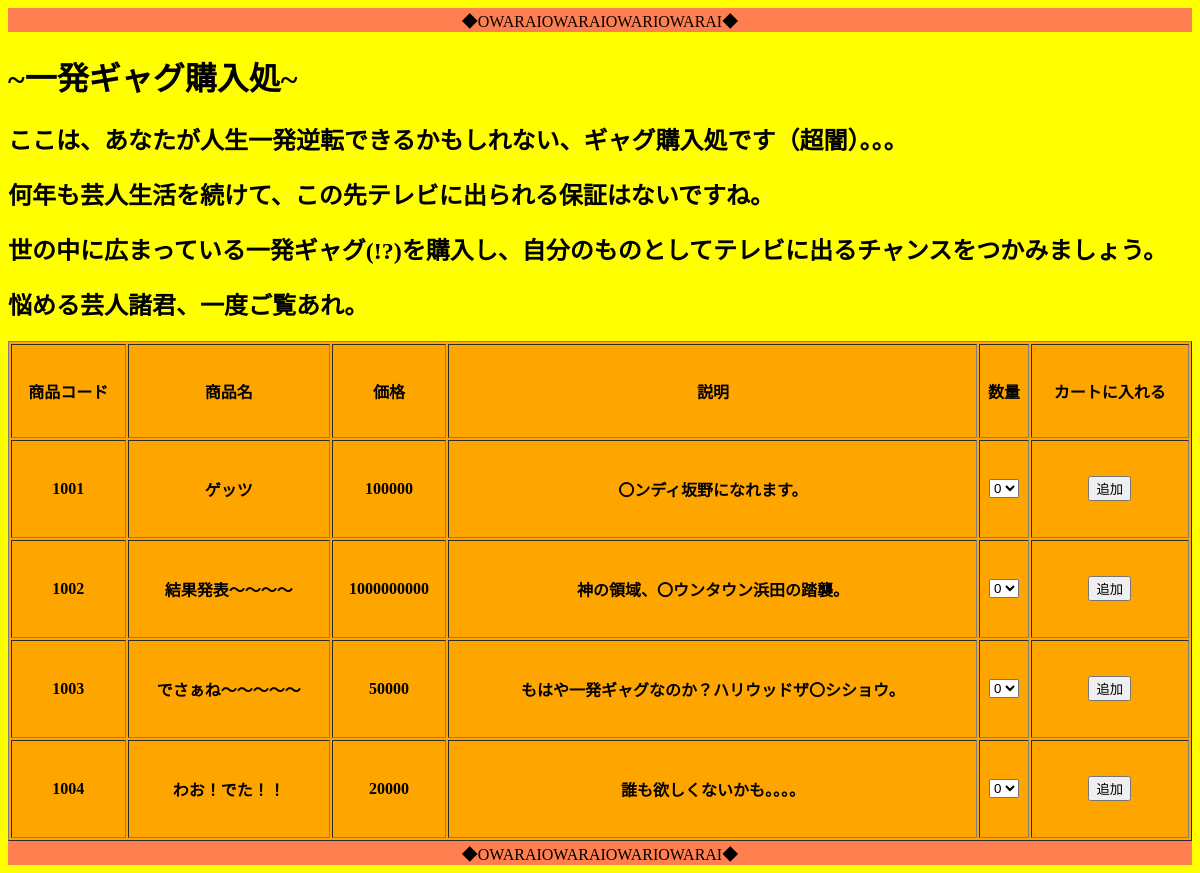
The page / on the database its author committed.
### tables this page shows
CREATE TABLE `items_table` (
  `id` int(12) NOT NULL,
  `itemid` int(12) NOT NULL,
  `itemname` varchar(128) NOT NULL,
  `itemcost` int(12) NOT NULL,
  `itemimage` int(128) NOT NULL,
  `explanation` text NOT NULL
);

### index.php (the view, shortened to what this page needs)
<?php
try {
$pdo = new PDO('mysql:dbname=shopping_db;charset=utf8;host=localhost','root','');
} catch (PDOException $e) {
  exit('データベースに接続できませんでした。'.$e->getMessage());
}
$sql="SELECT *FROM items_table";
$stmt = $pdo->prepare($sql);
$status=$stmt->execute();
?>
<!DOCTYPE html>
<html lang="ja">
<head>
  <link href="css/style.css" rel="stylesheet">
</head>
<body>
<header class="header">◆OWARAIOWARAIOWARIOWARAI◆</header>
<h1>~一発ギャグ購入処~</h1>
<h2>ここは、あなたが人生一発逆転できるかもしれない、ギャグ購入処です（超闇）。。。</h2>
<h2>何年も芸人生活を続けて、この先テレビに出られる保証はないですね。</h2>
<h2>世の中に広まっている一発ギャグ(!?)を購入し、自分のものとしてテレビに出るチャンスをつかみましょう。</h2>
<h2>悩める芸人諸君、一度ご覧あれ。</h2>
<table border="1" >
<tr class="item">
<th>商品コード</th>
<th>商品名</th>
<th>価格</th>
<th>説明</th>
<th>数量</th>
<th>カートに入れる</th>
</tr>
<?php
while($row = $stmt->fetch(PDO::FETCH_ASSOC)){
?>
<form method="POST" action="insert.php" class="form">
<tr class="list">
<th><input type="hidden" name="itemid" value="<?=$row["itemid"]?>"> <?=$row["itemid"]?> </th>
<th><input type="hidden" name="itemname" value="<?=$row["itemname"]?>"> <?=$row["itemname"]?> </th>
<th><input type="hidden" name="itemcost" value="<?=$row["itemcost"]?>"> <?=$row["itemcost"]?> </th>
<th><input type="hidden" name="explanation" value="<?=$row["explanation"]?>"> <?=$row["explanation"]?> </th>
<th><select name="quantity">
<option value=0>0</option>
</th>
<th><input type="submit" value="追加"></th>
</tr>
</form>
<?php
}
?>
</table>
<footer class="footer">◆OWARAIOWARAIOWARIOWARAI◆</footer>
</body>
</html>

### css/style.css (style rules this page uses)
body { background-color: yellow; font-family: "游明朝"; }
.header { text-align: center; background-color: coral; }
.footer { text-align: center; background-color: coral; }
table { background-color: orange; height: 500px; width: 100%; }

### rows shown on the page
items_table: itemid "1001", itemname "ゲッツ", itemcost "100000", explanation "〇ンディ坂野になれます。"
items_table: itemid "1002", itemname "結果発表～～～～", itemcost "1000000000", explanation "神の領域、〇ウンタウン浜田の踏襲。"
items_table: itemid "1003", itemname "でさぁね～～～～～", itemcost "50000", explanation "もはや一発ギャグなのか？ハリウッドザ〇シショウ。"
items_table: itemid "1004", itemname "わお！でた！！", itemcost "20000", explanation "誰も欲しくないかも。。。。"
